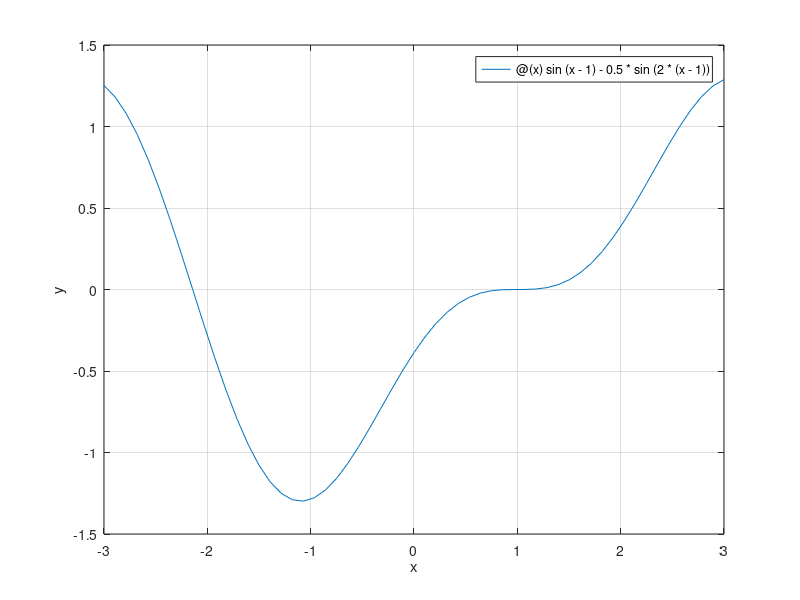

This chart was generated by the following MATLAB code: (Note: this script raises an error after producing the figure.)
f=@(x)sin(x-1)-0.5*sin(2*(x-1));

figure(1); clf;
fplot(f,[-3,3]);
hold on
grid on;
xlabel("x");ylabel("y");

%%
% Newton
df=@(x)cos(x-1)-cos(2*(x-1));

% Calcolo la radice a sinistra
x0=-2;
tol=1e-8;
kmax=100;
[z1,res1,k1,ERR1]=newton(f,df,x0,tol,kmax)
plot(z1,res1,'o');

% Calcolo la radice a destra
x0=1.1;
[z2,res2,k2,ERR2]=newton(f,df,x0,tol,kmax)
plot(z2,res2,'o');

% Rappresento ERR1 e ERR2 su un grafico
figure(2); clf;
% Vedo che l'errore scende quadraticamente
semilogy(0:length(ERR1)-1, ERR1, "DisplayName", "Errore per radice sinistra");
legend("-dynamiclegend");
hold on;
% Dopo la prima interazione l'errore scende in modo lineare
semilogy(0:length(ERR2)-1, ERR2, "DisplayName", "Errore per radice destra");
grid on;
xlabel("k"); ylabel("errori")

%%
% Secanti

% Calcolo la radice a sinistra
x0=-1.5;
x1=-1.6;
[z2,res2,k2,ERR2]=secanti(f,x0,x1,tol,kmax)
plot(z2,res2,'o');


% Calcolo la radice a destra
x0=0.1;
x1=0.4;
tol=1e-8;
kmax=100;
[z1,res1,k1,ERR1]=secanti(f,x0,x1,tol,kmax)
plot(z1,res1,'o');

% Rappresento ERR1 e ERR2 su un grafico
figure(2); clf;
% Vedo che l'errore scende quadraticamente
semilogy(0:length(ERR1)-1, ERR1, "DisplayName", "Errore per radice sinistra");
legend("-dynamiclegend");
hold on;
% Dopo la prima interazione l'errore scende in modo lineare
semilogy(0:length(ERR2)-1, ERR2, "DisplayName", "Errore per radice destra");
grid on;
xlabel("k"); ylabel("errori")